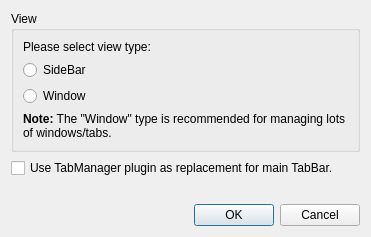
<?xml version="1.0" encoding="UTF-8"?>
<ui version="4.0">
 <class>TabManagerSettings</class>
 <widget class="QDialog" name="TabManagerSettings">
  <property name="geometry">
   <rect>
    <x>0</x>
    <y>0</y>
    <width>371</width>
    <height>237</height>
   </rect>
  </property>
  <property name="windowTitle">
   <string>Tab Manager Settings</string>
  </property>
  <layout class="QVBoxLayout" name="verticalLayout_2">
   <item>
    <widget class="QGroupBox" name="groupBox">
     <property name="title">
      <string>View</string>
     </property>
     <layout class="QVBoxLayout" name="verticalLayout">
      <item>
       <widget class="QLabel" name="label">
        <property name="text">
         <string>Please select view type:</string>
        </property>
       </widget>
      </item>
      <item>
       <widget class="QRadioButton" name="sidebarRadio">
        <property name="text">
         <string>SideBar</string>
        </property>
       </widget>
      </item>
      <item>
       <widget class="QRadioButton" name="windowRadio">
        <property name="text">
         <string>Window</string>
        </property>
       </widget>
      </item>
      <item>
       <widget class="QLabel" name="label_2">
        <property name="text">
         <string>&lt;html&gt;&lt;head/&gt;&lt;body&gt;&lt;p&gt;&lt;span style=&quot; font-weight:600;&quot;&gt;Note:&lt;/span&gt; The &amp;quot;Window&amp;quot; type is recommended for managing lots of windows/tabs.&lt;/p&gt;&lt;/body&gt;&lt;/html&gt;</string>
        </property>
        <property name="wordWrap">
         <bool>true</bool>
        </property>
       </widget>
      </item>
     </layout>
    </widget>
   </item>
   <item>
    <widget class="QCheckBox" name="checkBox">
     <property name="text">
      <string>Use TabManager plugin as replacement for main TabBar.</string>
     </property>
    </widget>
   </item>
   <item>
    <spacer name="verticalSpacer">
     <property name="orientation">
      <enum>Qt::Vertical</enum>
     </property>
     <property name="sizeHint" stdset="0">
      <size>
       <width>20</width>
       <height>40</height>
      </size>
     </property>
    </spacer>
   </item>
   <item>
    <widget class="QDialogButtonBox" name="buttonBox">
     <property name="orientation">
      <enum>Qt::Horizontal</enum>
     </property>
     <property name="standardButtons">
      <set>QDialogButtonBox::Cancel|QDialogButtonBox::Ok</set>
     </property>
    </widget>
   </item>
  </layout>
 </widget>
 <resources/>
 <connections/>
</ui>
